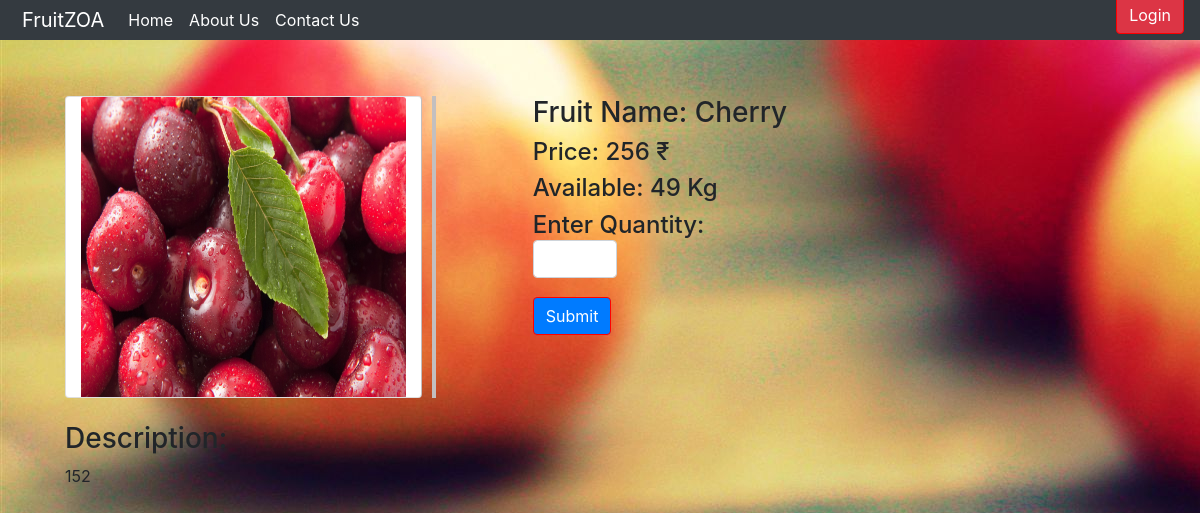
Screenshot of /buynow.php?link=3 with the database file from the repository.
### tables this page shows
CREATE TABLE `fruitdata` (
  `id` int(15) NOT NULL,
  `Name` varchar(50) NOT NULL,
  `Discription` varchar(300) NOT NULL,
  `ImgURl` varchar(100) NOT NULL,
  `Quantity` int(11) NOT NULL,
  `Price` int(6) NOT NULL,
  `pur_price` int(6) NOT NULL,
  `sold_items` int(10) NOT NULL,
  `profit` int(10) NOT NULL
);

### buynow.php (the view, shortened to what this page needs)
<?php
include("navbar.php");
?>
<!DOCTYPE html>
<html>
<head>
</head>
<body>
	<br><br><br><br>
	<?php
	$ids = $_SESSION['iduser'];
	$id = $_GET['link'];
		?><script>
		<?php
	$query = "SELECT * FROM fruitdata WHERE id = '$id'";
	$sql = mysqli_query( $link, $query );
	$row = mysqli_fetch_array( $sql );
		?>
	<div class="container-fluid row col-md-11">
		<div class="card col-md-4"> <img class="card-img-top" id="image" src="<?php echo $row[3]?>" alt="Card image cap">
	</div>
	<div class="line"></div>
	<div class="container col-md-6">
		<h3>Fruit Name: <?php echo $row[1]; echo $ids?> </h3>
		<h4>Price: <?php echo $row[5];?> ₹ </h4>
		<h4 id="qty">Available: <?php echo $row[4]; ?> Kg </h4>
		<form action="" method="post">
			<h4>Enter Quantity:<input type="number" onkeypress="myFunction()" id="qty" name="quantity" class="form-control col-md-2" required>
			<br>
			<input type="submit" class="btn btn-primary" onclick="data()">
		</form>
		</div>
	</div>
	<br>
	<div class="container-fluid col-md-11">
	<H3>Description:</H3>
	<p><?php echo $row[2];?></p>
	</div>
	</body>
</html>

### buynow.php (style rules this page uses)
body { background: url("./img/buyback.jpg"); }
.container-fluid { position: relative; margin: auto; right: 0; left: 0; }
.card { border-right:1px solid #C3BFBF; }
.line { margin-left: 10px; border:2px solid #C3BFBF; }
.btn { margin-top:-10px; border:1px solid red; }
#image { height: 300px; }

### rows the page displays
fruitdata: ImgURl (picture), Name "Cherry", Price "256", Quantity "49", Discription "152"
